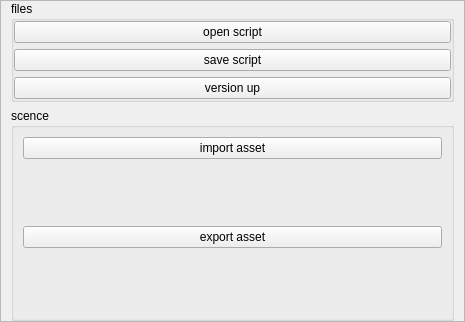
<?xml version="1.0" encoding="UTF-8"?>
<ui version="4.0">
 <class>Form</class>
 <widget class="QWidget" name="Form">
  <property name="geometry">
   <rect>
    <x>0</x>
    <y>0</y>
    <width>465</width>
    <height>322</height>
   </rect>
  </property>
  <property name="windowTitle">
   <string>Form</string>
  </property>
  <layout class="QVBoxLayout" name="verticalLayout_2">
   <property name="leftMargin">
    <number>0</number>
   </property>
   <property name="topMargin">
    <number>0</number>
   </property>
   <property name="rightMargin">
    <number>0</number>
   </property>
   <property name="bottomMargin">
    <number>0</number>
   </property>
   <item>
    <widget class="QFrame" name="frame">
     <property name="frameShape">
      <enum>QFrame::Shape::StyledPanel</enum>
     </property>
     <property name="frameShadow">
      <enum>QFrame::Shadow::Raised</enum>
     </property>
     <layout class="QVBoxLayout" name="verticalLayout_3">
      <property name="leftMargin">
       <number>10</number>
      </property>
      <property name="topMargin">
       <number>0</number>
      </property>
      <property name="rightMargin">
       <number>10</number>
      </property>
      <property name="bottomMargin">
       <number>0</number>
      </property>
      <item>
       <layout class="QVBoxLayout" name="verticalLayout">
        <property name="leftMargin">
         <number>0</number>
        </property>
        <property name="rightMargin">
         <number>0</number>
        </property>
        <item>
         <widget class="QGroupBox" name="groupBox">
          <property name="title">
           <string>files</string>
          </property>
          <property name="flat">
           <bool>true</bool>
          </property>
          <layout class="QVBoxLayout" name="verticalLayout_5">
           <property name="leftMargin">
            <number>0</number>
           </property>
           <property name="topMargin">
            <number>0</number>
           </property>
           <property name="rightMargin">
            <number>0</number>
           </property>
           <property name="bottomMargin">
            <number>0</number>
           </property>
           <item>
            <layout class="QVBoxLayout" name="verticalLayout_4">
             <item>
              <widget class="QPushButton" name="open_script_pushButton">
               <property name="text">
                <string>open script</string>
               </property>
              </widget>
             </item>
             <item>
              <widget class="QPushButton" name="save_script_pushButton">
               <property name="text">
                <string>save script</string>
               </property>
              </widget>
             </item>
             <item>
              <widget class="QPushButton" name="version_up_pushButton">
               <property name="text">
                <string>version up</string>
               </property>
              </widget>
             </item>
            </layout>
           </item>
          </layout>
         </widget>
        </item>
        <item>
         <widget class="QGroupBox" name="groupBox_2">
          <property name="title">
           <string>scence</string>
          </property>
          <property name="flat">
           <bool>true</bool>
          </property>
          <layout class="QVBoxLayout" name="verticalLayout_6">
           <property name="leftMargin">
            <number>0</number>
           </property>
           <property name="topMargin">
            <number>0</number>
           </property>
           <property name="rightMargin">
            <number>0</number>
           </property>
           <property name="bottomMargin">
            <number>0</number>
           </property>
           <item>
            <layout class="QVBoxLayout" name="verticalLayout_11">
             <property name="leftMargin">
              <number>0</number>
             </property>
             <property name="topMargin">
              <number>0</number>
             </property>
             <property name="bottomMargin">
              <number>0</number>
             </property>
             <item>
              <widget class="QStackedWidget" name="scene_stackedWidget">
               <property name="currentIndex">
                <number>0</number>
               </property>
               <widget class="QWidget" name="assets">
                <layout class="QVBoxLayout" name="verticalLayout_8">
                 <item>
                  <layout class="QVBoxLayout" name="verticalLayout_7">
                   <item alignment="Qt::AlignmentFlag::AlignTop">
                    <widget class="QPushButton" name="import_asset_pushButton">
                     <property name="text">
                      <string>import asset</string>
                     </property>
                    </widget>
                   </item>
                   <item alignment="Qt::AlignmentFlag::AlignTop">
                    <widget class="QPushButton" name="export_asset_pushButton">
                     <property name="text">
                      <string>export asset</string>
                     </property>
                    </widget>
                   </item>
                  </layout>
                 </item>
                </layout>
               </widget>
               <widget class="QWidget" name="shots">
                <layout class="QVBoxLayout" name="verticalLayout_10">
                 <item>
                  <layout class="QVBoxLayout" name="verticalLayout_9">
                   <item>
                    <widget class="QPushButton" name="import_shot_assets_pushButton">
                     <property name="text">
                      <string>import shot assets</string>
                     </property>
                    </widget>
                   </item>
                   <item>
                    <widget class="QPushButton" name="export_shot_camera_pushButton">
                     <property name="text">
                      <string>export  shot camera</string>
                     </property>
                    </widget>
                   </item>
                   <item>
                    <widget class="QPushButton" name="export_animation_pushButton">
                     <property name="text">
                      <string>export animation</string>
                     </property>
                    </widget>
                   </item>
                   <item>
                    <widget class="QPushButton" name="export_layout_pushButton">
                     <property name="text">
                      <string>export layout</string>
                     </property>
                    </widget>
                   </item>
                  </layout>
                 </item>
                </layout>
               </widget>
              </widget>
             </item>
            </layout>
           </item>
          </layout>
         </widget>
        </item>
       </layout>
      </item>
     </layout>
    </widget>
   </item>
  </layout>
 </widget>
 <resources/>
 <connections/>
</ui>
